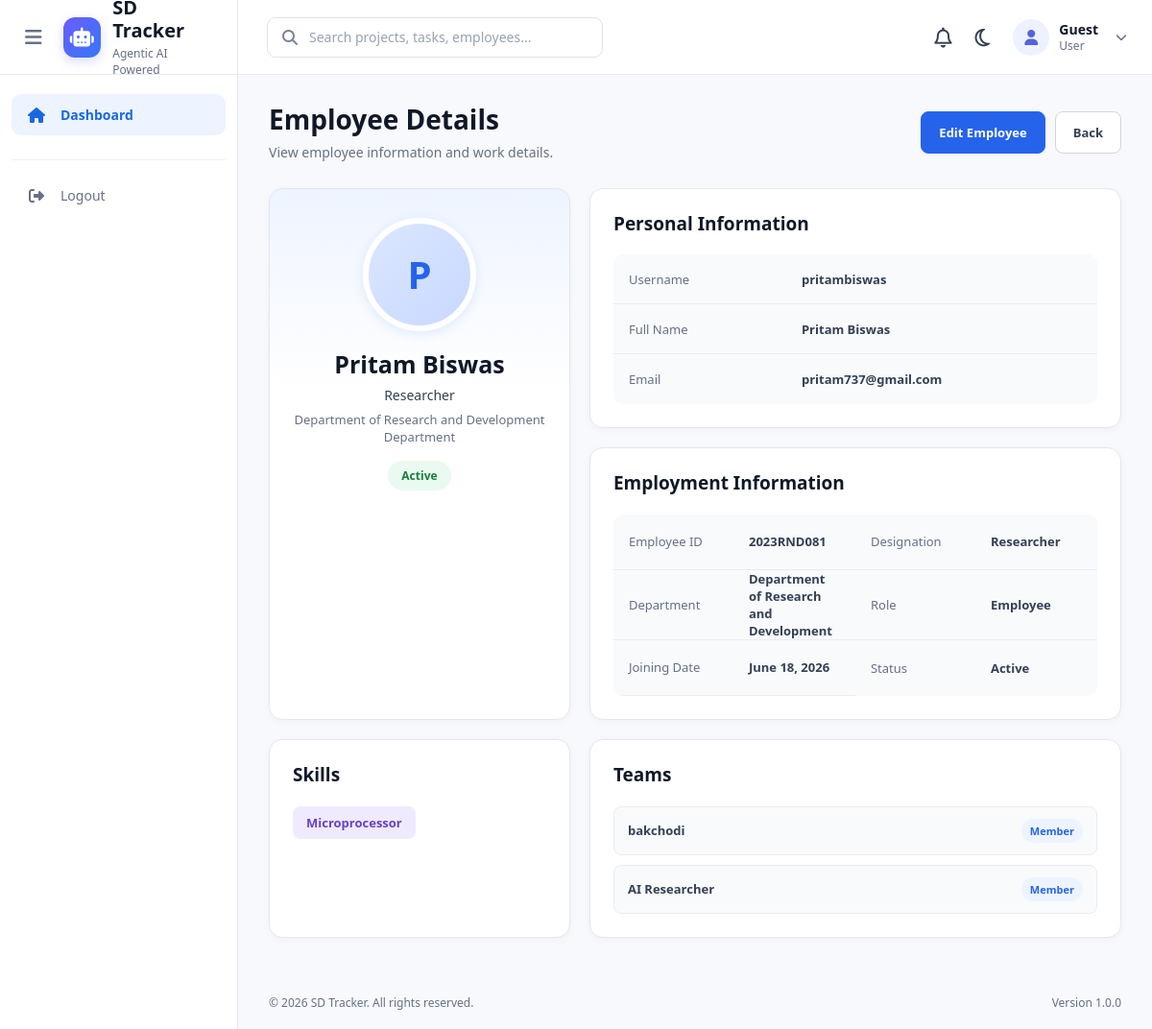
The app's page /employees/3/, older data.
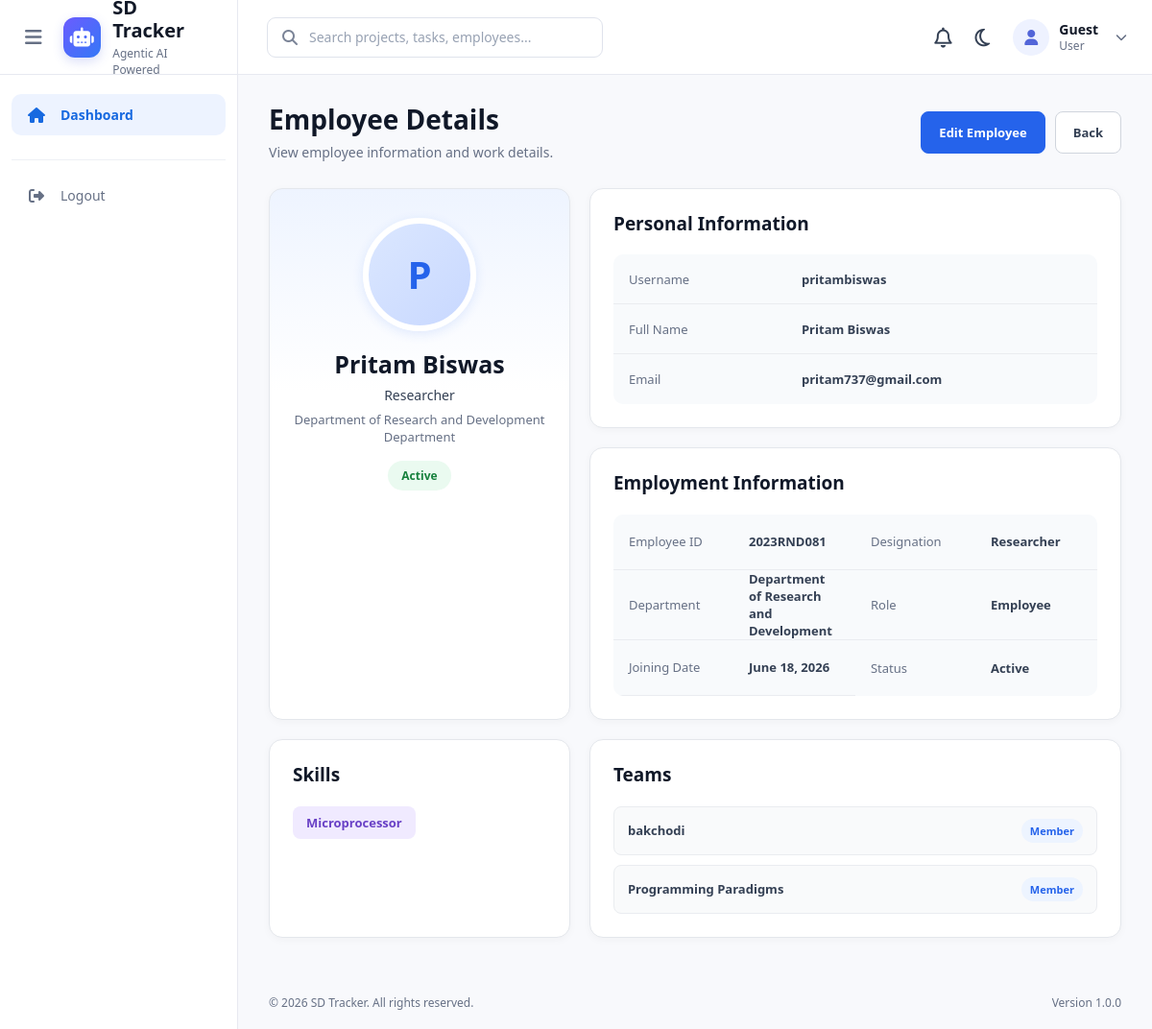
The same page, newer data.
### employees/models.py (models this page shows, shortened)
class Team(models.Model):
    name = models.CharField(
        max_length=100
    )
    manager = models.ForeignKey(
        Employee,
        on_delete=models.SET_NULL,
        null=True,
        blank=True,
        related_name="managed_teams"
    )
    members = models.ManyToManyField(
        Employee,
        related_name="teams",
        blank=True
    )

### employees/views.py (the view)
# urls.py: path("<int:pk>/",views.employee_detail,name="employee_detail"),
def employee_detail(request, pk):
    employee = get_object_or_404(
        Employee,
        pk=pk
    )
    return render(
        request,
        "employees/employee_detail.html",
        {
            "employee": employee
        }
    )

### employees/templates/employees/employee_detail.html (shortened to what the changed rows need)
{% extends "base.html" %}
{% load static %}
{% block extra_css %}
<link rel="stylesheet"
      href="{% static 'css/employees/employee_detail.css' %}">
{% endblock %}
{% block content %}
<div class="employee-detail-page">
    <div class="page-header">
        <div>
            <h1>Employee Details</h1>
        </div>
    </div>
    <div class="detail-grid">
        <div class="detail-card employee-profile">
            <h2>
                {{ employee.user.get_full_name }}
            </h2>
        </div>
        <div class="detail-card">
            <h2>Personal Information</h2>
        </div>
        <div class="detail-card">
            <h2>Employment Information</h2>
        </div>
        <div class="detail-card full-width">
            <h2>Skills</h2>
        </div>
        <div class="detail-card full-width">
            <h2>Teams</h2>
            {% if employee.teams.all %}
                <div class="team-list">
                    {% for team in employee.teams.all %}
                        <div class="team-item">
                            <strong>
                                {{ team.name }}
                            </strong>
                            {% if team.manager == employee %}
                                <span class="role-badge">
                                    Team Manager
                                </span>
                            {% else %}
                                <span class="role-badge employee">
                                    Member
                                </span>
                            {% endif %}
                        </div>
                    {% endfor %}
                </div>
            {% else %}
                <p class="empty-text">
                    This employee is not assigned to any team.
                </p>
            {% endif %}
        </div>
    </div>
</div>
{% endblock %}

Row changes from the older to the newer data that the page shows:
removed Team: name "AI Researcher", shows "Member"
added Team: name "Programming Paradigms", shows "Member"
